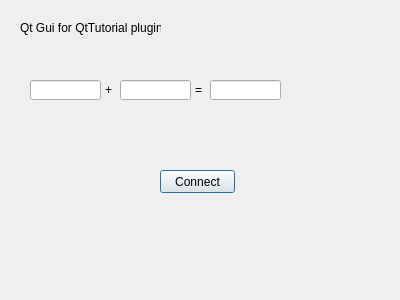
<?xml version="1.0" encoding="UTF-8"?>
<ui version="4.0">
 <class>TutorialDialog</class>
 <widget class="QDialog" name="TutorialDialog">
  <property name="geometry">
   <rect>
    <x>0</x>
    <y>0</y>
    <width>400</width>
    <height>300</height>
   </rect>
  </property>
  <property name="windowTitle">
   <string>Dialog</string>
  </property>
  <widget class="QLabel" name="label">
   <property name="geometry">
    <rect>
     <x>20</x>
     <y>20</y>
     <width>141</width>
     <height>16</height>
    </rect>
   </property>
   <property name="text">
    <string>Qt Gui for QtTutorial plugin</string>
   </property>
  </widget>
  <widget class="QLineEdit" name="val1">
   <property name="geometry">
    <rect>
     <x>30</x>
     <y>80</y>
     <width>71</width>
     <height>20</height>
    </rect>
   </property>
  </widget>
  <widget class="QLineEdit" name="val2">
   <property name="geometry">
    <rect>
     <x>120</x>
     <y>80</y>
     <width>71</width>
     <height>20</height>
    </rect>
   </property>
  </widget>
  <widget class="QLineEdit" name="val3">
   <property name="enabled">
    <bool>true</bool>
   </property>
   <property name="geometry">
    <rect>
     <x>210</x>
     <y>80</y>
     <width>71</width>
     <height>20</height>
    </rect>
   </property>
  </widget>
  <widget class="QLabel" name="label_2">
   <property name="geometry">
    <rect>
     <x>105</x>
     <y>82</y>
     <width>16</width>
     <height>16</height>
    </rect>
   </property>
   <property name="text">
    <string>+</string>
   </property>
  </widget>
  <widget class="QLabel" name="label_3">
   <property name="geometry">
    <rect>
     <x>195</x>
     <y>82</y>
     <width>16</width>
     <height>16</height>
    </rect>
   </property>
   <property name="text">
    <string>=</string>
   </property>
  </widget>
  <widget class="QPushButton" name="connectButton">
   <property name="geometry">
    <rect>
     <x>160</x>
     <y>170</y>
     <width>75</width>
     <height>23</height>
    </rect>
   </property>
   <property name="text">
    <string>Connect</string>
   </property>
  </widget>
 </widget>
 <resources/>
 <connections/>
</ui>
